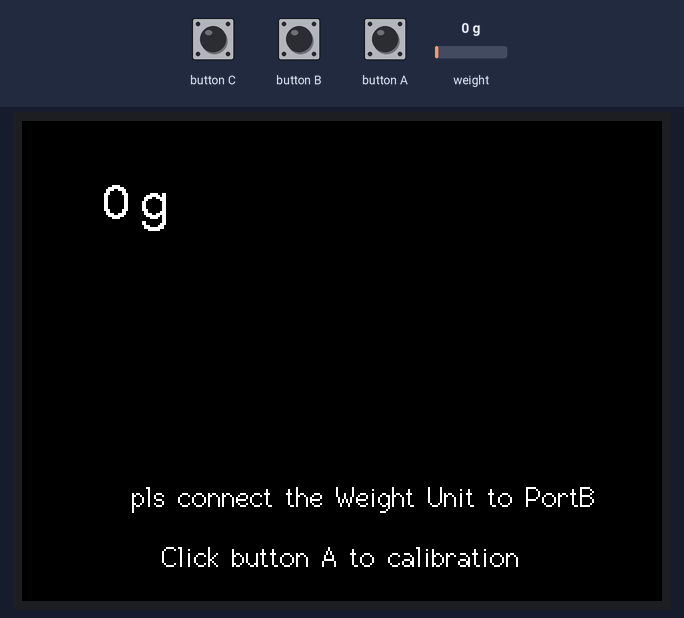
This sketch was run on a simulated ESP32. Parts: 320×240 colour display. The inputs (shaded band) are chosen by the test bench; at power-on: weight on the scale 0 g. What the sketch prints to the serial monitor is not drawn.

Above: at 8.5 s.
8.6 s: weight on the scale set to 100 g
At 10.1 s:
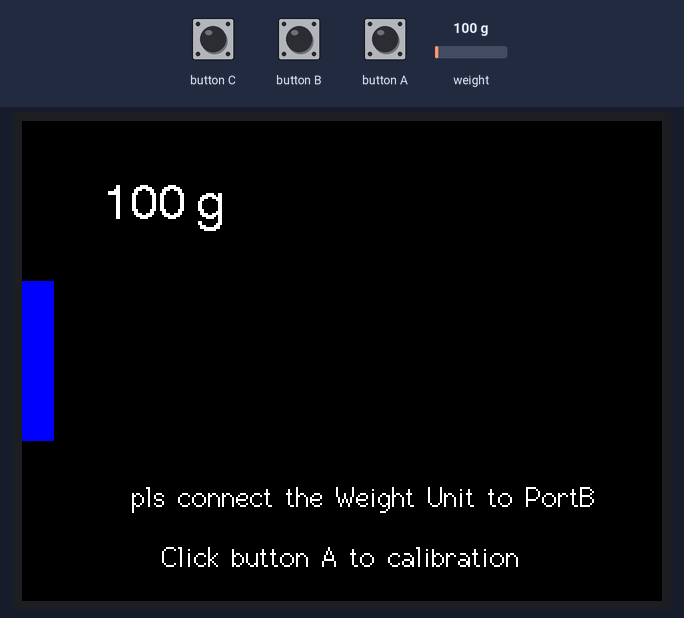
10.4 s: weight on the scale set to 1250 g
At 11.5 s:
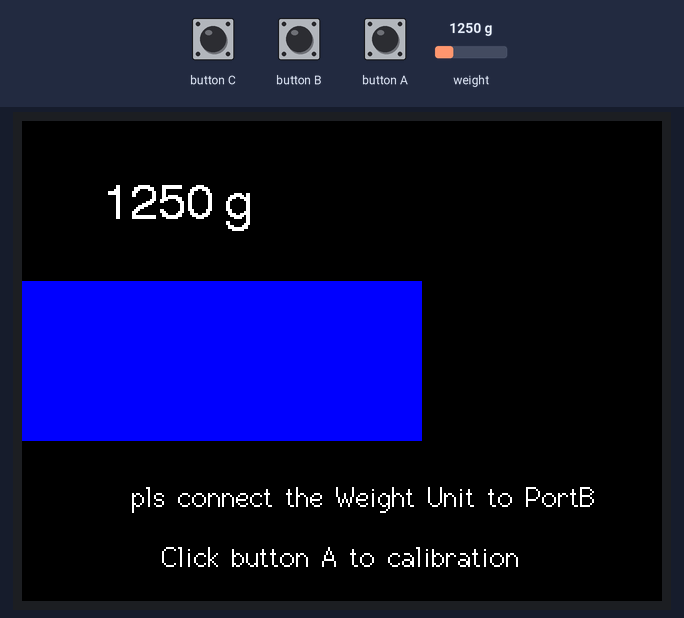
12.1 s: weight on the scale set to 2500 g
At 13.1 s:
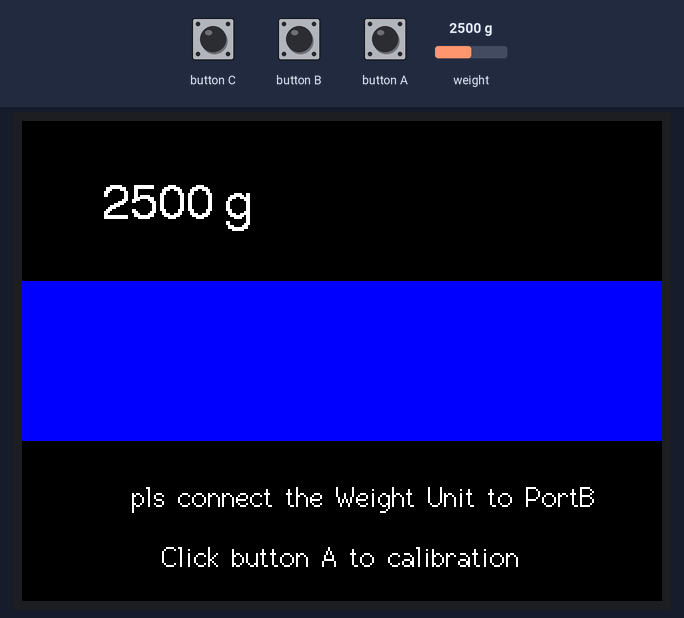
Timing chart, 0 to 15.1 s (numbered marks = the images above; inputs shaded):
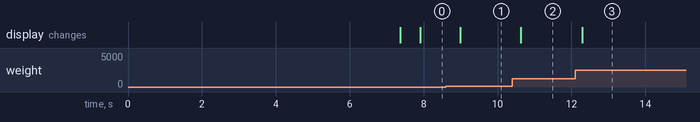

The sketch:

WEIGHT.ino
```cpp
/*
    Description: Use WEIGHT Unit to read the analog value returned by the pressure sensor,
    convert it into intuitive weight data and send it to M5Core,Press ButtonA to calibrate
    Please install library before compiling:
    hx711: https://github.com/bogde/HX711
*/

#include "HX711.h"
#include<M5Stack.h>

// HX711 circuit wiring
const int LOADCELL_DOUT_PIN = 36;
const int LOADCELL_SCK_PIN = 26;

HX711 scale;
const long LOADCELL_OFFSET = 50682624;
const long LOADCELL_DIVIDER = 5895655;

void setup() {
  M5.begin();
  Serial.begin(115200);
  Serial.println("Initializing the scale");
  M5.Lcd.setCursor(80,100,4);
  M5.Lcd.print("Initializing......");
  // Initialize library with data output pin, clock input pin and gain factor.
  // Channel selection is made by passing the appropriate gain:
  // - With a gain factor of 64 or 128, channel A is selected
  // - With a gain factor of 32, channel B is selected
  // By omitting the gain factor parameter, the library
  // default "128" (Channel A) is used here.
  scale.begin(LOADCELL_DOUT_PIN, LOADCELL_SCK_PIN);
  scale.set_scale(LOADCELL_DIVIDER);
  scale.set_offset(LOADCELL_OFFSET);
  Serial.println("Before setting up the scale:");
  Serial.print("read: \t\t");
  Serial.println(scale.read());      // print a raw reading from the ADC
  Serial.print("read average: \t\t");
  Serial.println(scale.read_average(20));   // print the average of 20 readings from the ADC
  Serial.print("get value: \t\t");
  Serial.println(scale.get_value(5));   // print the average of 5 readings from the ADC minus the tare weight (not set yet)
  Serial.print("get units: \t\t");
  Serial.println(scale.get_units(5), 1);  // print the average of 5 readings from the ADC minus tare weight (not set) divided
  // by the SCALE parameter (not set yet)
  scale.set_scale(61.2f);                      // this value is obtained by calibrating the scale with known weights; see the README for details
  scale.tare();               // reset the scale to 0
  Serial.println("After setting up the scale:");

  Serial.print("read: \t\t");
  Serial.println(scale.read());                 // print a raw reading from the ADC

  Serial.print("read average: \t\t");
  Serial.println(scale.read_average(20));       // print the average of 20 readings from the ADC

  Serial.print("get value: \t\t");
  Serial.println(scale.get_value(5));   // print the average of 5 readings from the ADC minus the tare weight, set with tare()

  Serial.print("get units: \t\t");
  Serial.println(scale.get_units(5), 1);        // print the average of 5 readings from the ADC minus tare weight, divided
            // by the SCALE parameter set with set_scale

  Serial.println("Readings:");
  M5.Lcd.setCursor(55,180,2);
  M5.Lcd.print("pls connect the Weight Unit to PortB");
  M5.Lcd.setCursor(70,210,2);
  M5.Lcd.print("Click button A to calibration");
}

void loop() {
  if (M5.BtnA.wasPressed()) {
    scale.set_offset(LOADCELL_OFFSET + scale.read());
    scale.set_scale(61.2f);
    scale.tare();
  }
  M5.update();
  int weight = scale.get_units(5);
  M5.Lcd.setCursor(40,30,4);
  M5.Lcd.fillRect(0, 30, 320, 30, TFT_BLACK);
  M5.Lcd.printf("%1d g", weight);
  M5.Lcd.fillRect(0, 80, 320, 80, TFT_BLACK);
  M5.Lcd.fillRect(0, 80, weight*0.16, 80, TFT_BLUE);
  Serial.print("average:\t");
  Serial.println(weight, 1);

}
```

Measured:
- after the input at 8.6 s, the display: changes after 0.39 s (image 1)
- after the input at 10.4 s, the display: changes after 0.22 s (image 2)
- after the input at 12.1 s, the display: changes after 0.20 s (image 3)
